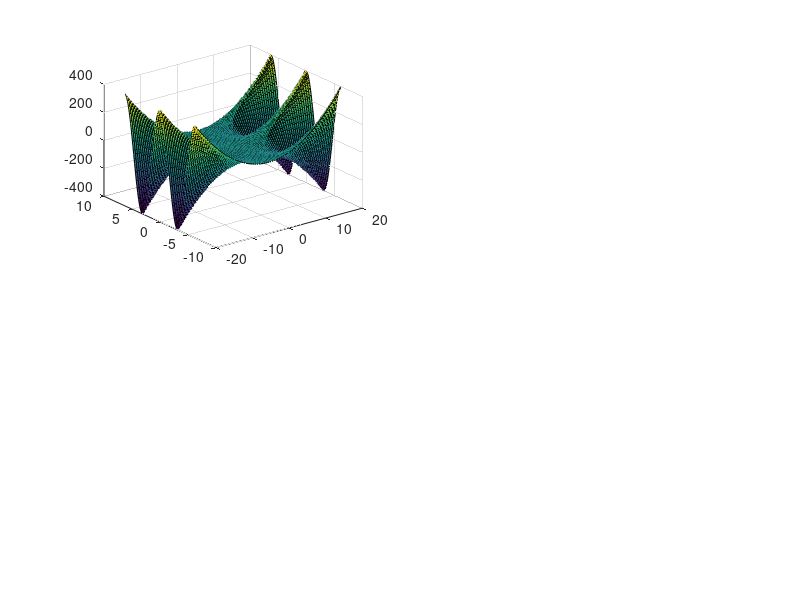

The MATLAB source for this figure:
t = [0: pi/20: 2*pi]; 
plot(t, cos(t))
grid on

title('The Cos Function')
xlabel('t'); ylabel('Cos')
axis([0 2*pi -1 1])
plot(t,cos(t),'k-', t,sin(t),'ro')
legend('Cos', 'Sin')
%% Logarithmic Scale
clc
semilogy(t, abs(cos(t)))
semilogx(t, abs(cos(t)))
loglog(t, abs(cos(t)))
%% Multiple Graphs
subplot(2,2,1) 
%% 3D Graphs

x = linspace(-20, 20, 80);
y = linspace(-2*pi, 2*pi, 160);
[X,Y] = meshgrid(x,y)
surf(X, Y, X.^2.*cos(Y))

%% More Commands
clc
help commandhistory

lookfor exponential

%% 
x= input("ENter a number: ")
format long %Set the default output number of decimal digits 15.
format short% Set the default output number of decimal digits 4.
%% 




